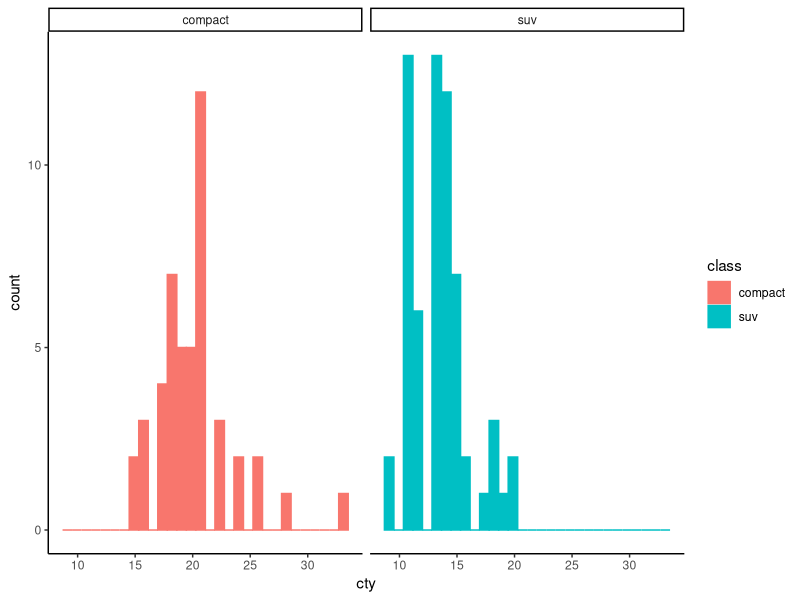
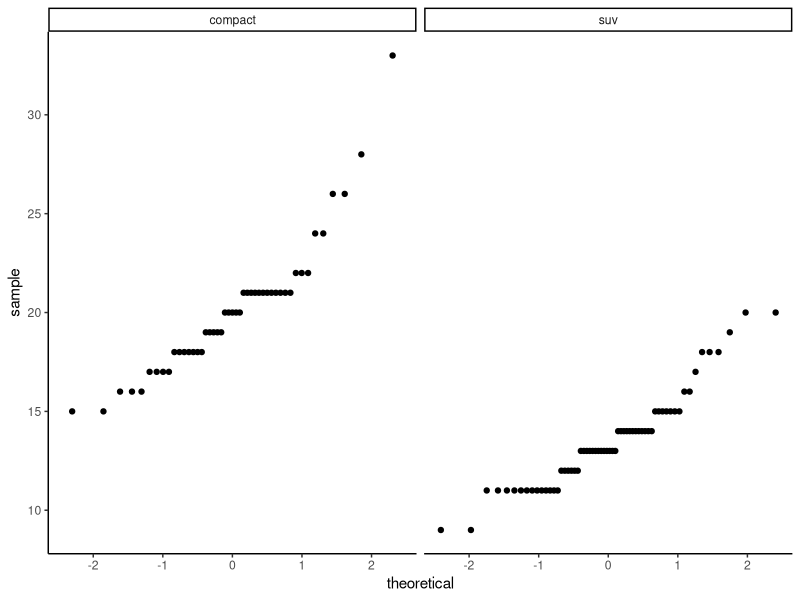

Reproduce these figures in R, in order.
## ---- chunk 1
knitr::opts_chunk$set(echo = TRUE)
library(tidyverse)
## ---- chunk 2
pika_mass <- c(82, 94, 110, 70, 86, 99, 102)

pika_mean <- mean(pika_mass) # calculate mean

pika_sd <- sd(pika_mass) # calculate standard deviation

pika_ci <- t.test(pika_mass) # this exists in base R, so it'll work without any attached packages

pika_ci
## ---- chunk 3
oak_trees <- c(29, 19, 22, 30, 35, 16, 20, 7)
  
pine_trees <- c(48, 32, 41, 40, 56, 70, 30, 19, 20)
## ---- chunk 4
trees_t <- t.test(oak_trees, pine_trees)
## ---- chunk 5
# create a subset called compact_suv that only contains observations where the class is SUV or compact

compact_suv <- mpg %>% 
  filter(class %in% c("suv", "compact"))
## ---- chunk 6
ggplot(data = compact_suv, 
       aes(x = cty)) +
  geom_histogram(aes(fill = class, color = class)) +
  facet_wrap(~ class) +
  theme_classic()

ggplot(data = compact_suv,
       aes(sample = cty)) + 
  geom_qq() +
  facet_wrap(~ class) + 
  theme_classic()

# The result looks fairly linear for both other than a few values at the tail ends. This means the means are normally distributed.
## ---- chunk 7
# Let's make a summary table to look at the statistical values!

car_stats <- compact_suv %>% 
  group_by(class) %>% 
  summarize(mean_city = round(mean(cty), 1),
            sd_city = round(sd(cty), 1),
            median_city = median(cty),
            sample_size = n())

car_stats
## ---- chunk 8
compact_sample <- compact_suv %>% 
  filter(class == "compact") %>% 
  pull(cty) # this creates a vector of values rather than a new data source
  
suv_sample <- compact_suv %>% 
  filter(class == "suv") %>% 
  pull(cty)

cars_t <- t.test(compact_sample, suv_sample)
